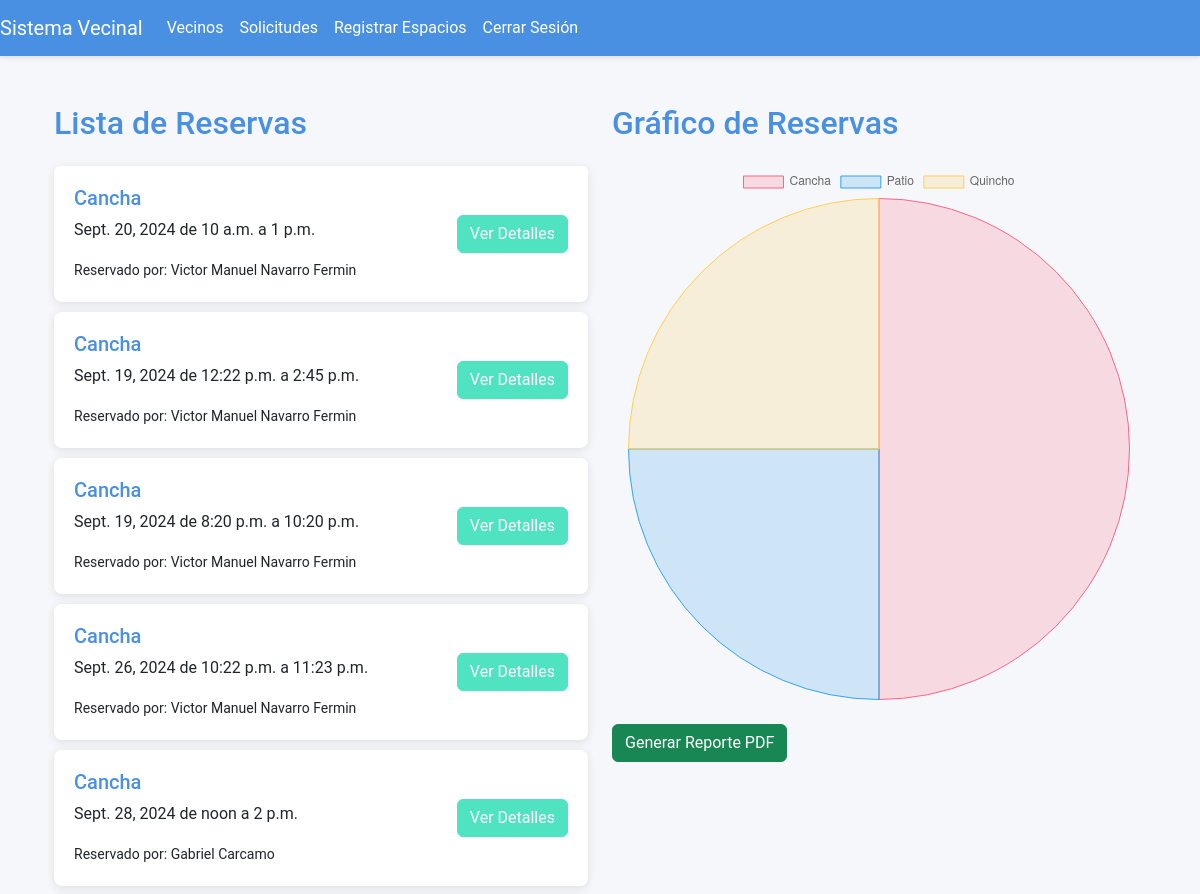
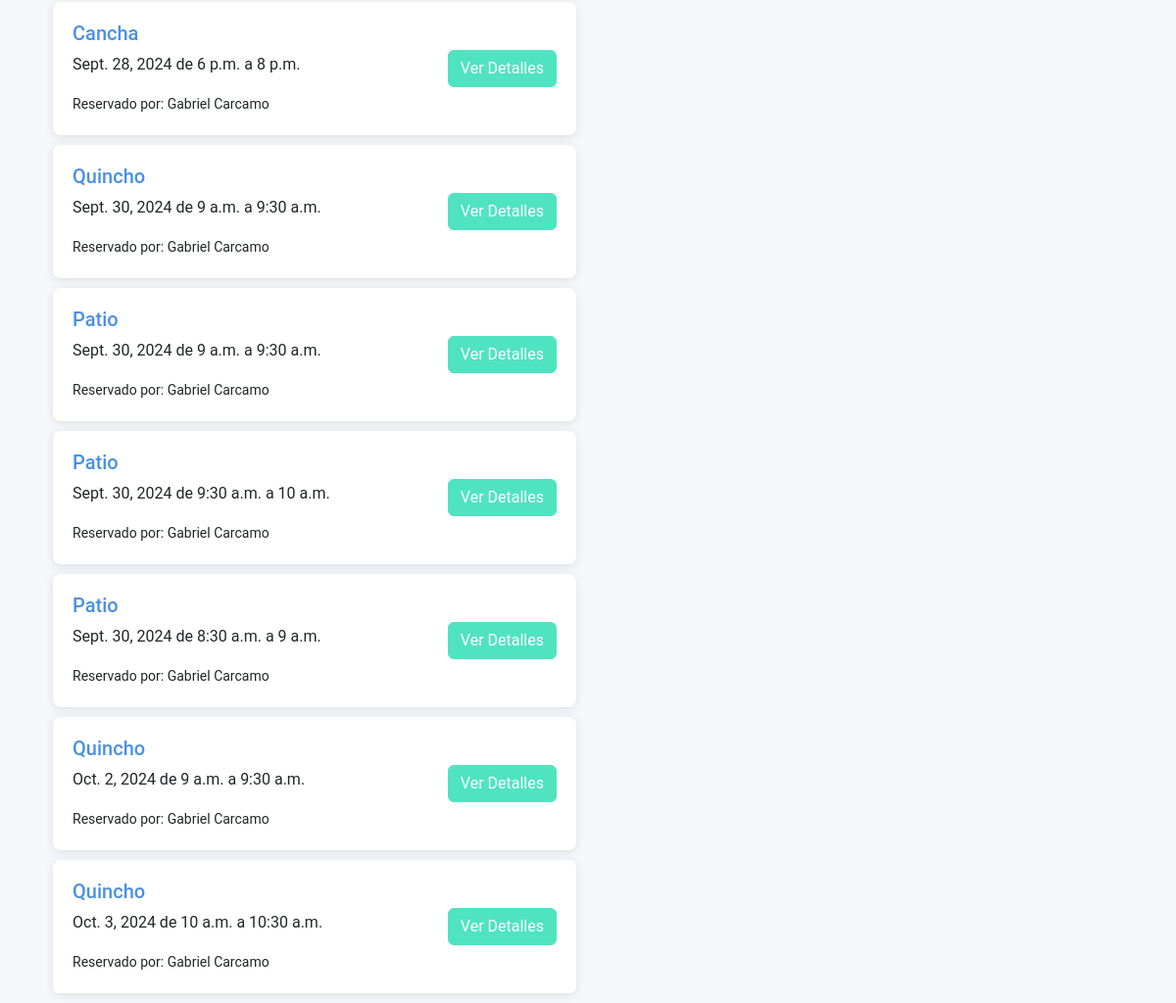
/reservas/ (signed in), run on an earlier commit of the app's database (2 pictures, top to bottom).
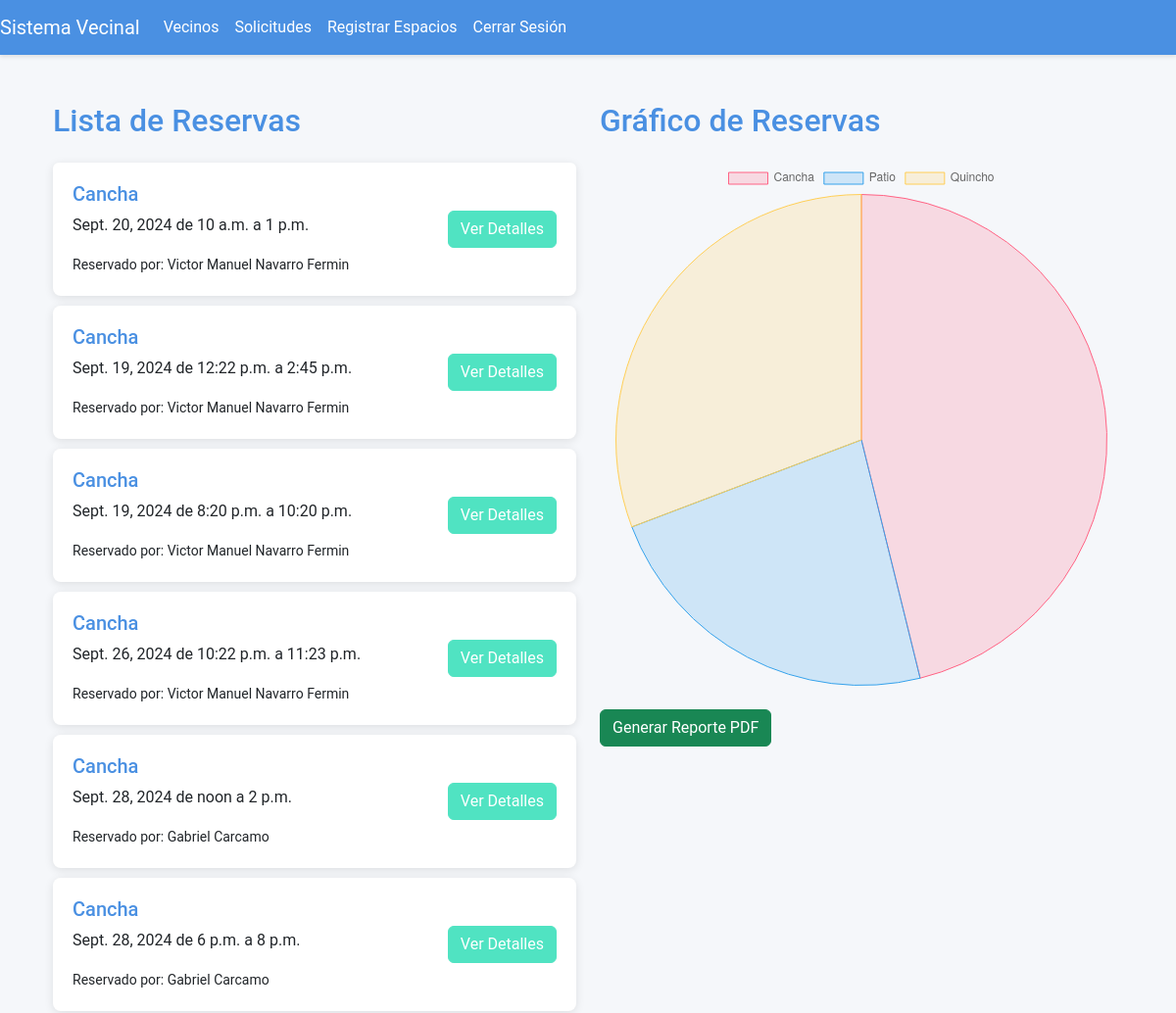
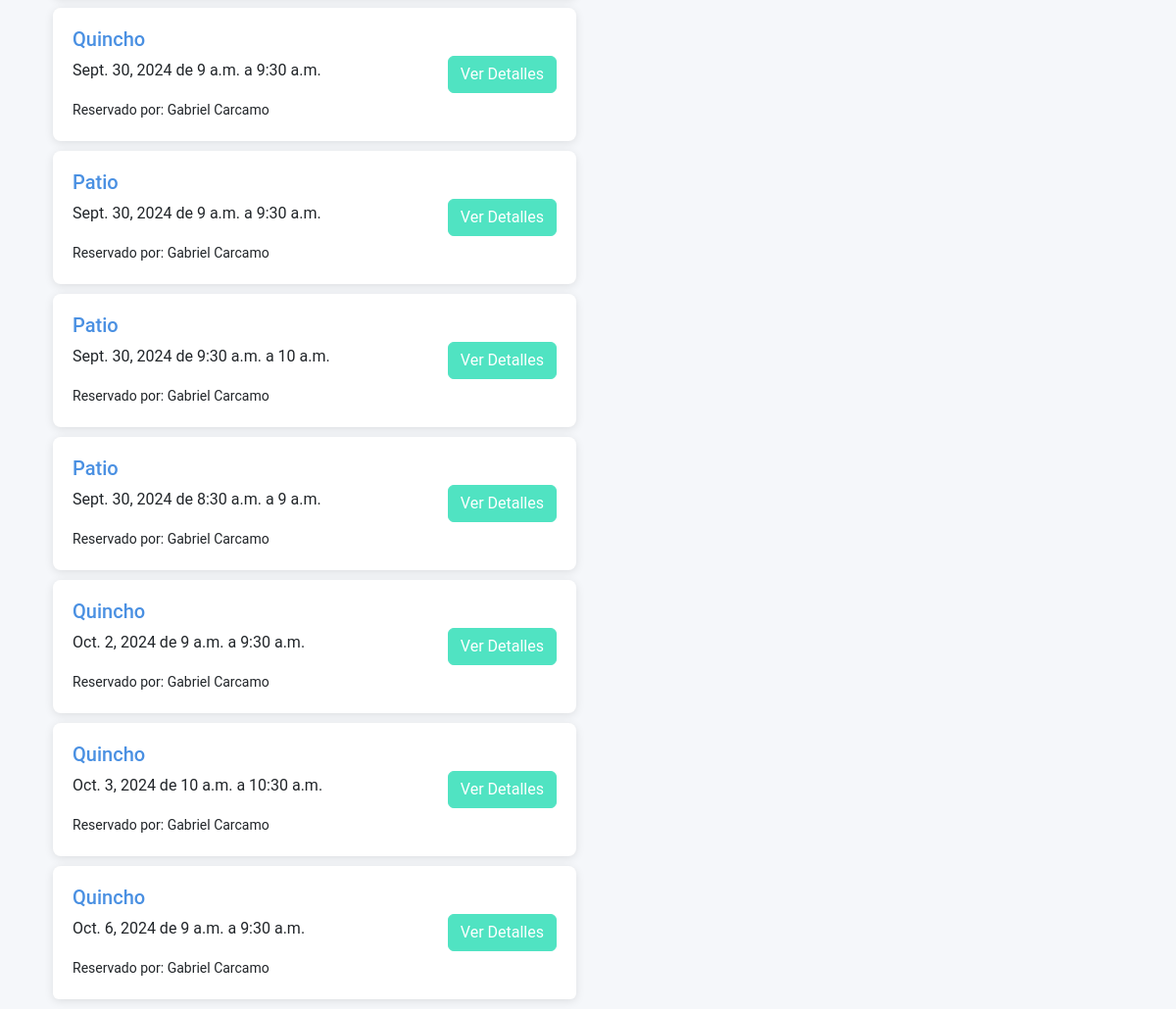
And on a later commit of the database (2 pictures, top to bottom).
### junta_vecinos/models.py (models this page shows, shortened)
class Reserva(models.Model):
    usuario = models.ForeignKey(User, on_delete=models.CASCADE)
    espacio = models.ForeignKey(Espacio, on_delete=models.CASCADE)
    fecha = models.DateField()
    hora_inicio = models.TimeField()
    hora_fin = models.TimeField()

class Espacio(models.Model):
    nombre = models.CharField(max_length=100)
    descripcion = models.TextField()
    capacidad = models.IntegerField()
    foto = models.ImageField(upload_to='espacios/', null=True, blank=True)
    ubicacion = models.CharField(max_length=200, default='Ubicación no disponible')

### junta_vecinos/views.py (the view)
# urls.py: path('reservas/', views.lista_reservas, name='lista_reservas'),
@user_passes_test(is_admin)
@login_required
def lista_reservas(request):
    reservas = Reserva.objects.all()
    reservas_por_espacio = Reserva.objects.values('espacio__nombre').annotate(total=Count('id')).order_by('espacio__nombre')
    espacios = [reserva['espacio__nombre'] for reserva in reservas_por_espacio]
    totales = [reserva['total'] for reserva in reservas_por_espacio]
    return render(request, 'junta_vecinos/lista_reservas.html', {
        'reservas': reservas,
        'espacios': espacios,
        'totales': totales
    })

### junta_vecinos/views.py (called while the page is built)
def is_admin(user):
    return user.is_superuser  # Solo permite el acceso si el usuario es un superusuario (admin)

### junta_vecinos/templates/junta_vecinos/lista_reservas.html (shortened to what this page needs)
{% extends 'junta_vecinos/base.html' %}
{% block content %}
<div class="container mt-5">
    <div class="row">
        <div class="col-md-6">
            <h2 class="mb-4">Lista de Reservas</h2>
            <ul class="list-group">
                {% for reserva in reservas %}
                <li class="list-group-item d-flex justify-content-between align-items-center">
                    <div>
                        <h5>{{ reserva.espacio.nombre }}</h5>
                        <p>{{ reserva.fecha }} de {{ reserva.hora_inicio }} a {{ reserva.hora_fin }}</p>
                        <small>Reservado por: {{ reserva.usuario.first_name }} {{ reserva.usuario.last_name }}</small>
                    </div>
                    <a href="#" class="btn btn-primary">Ver Detalles</a>
                </li>
                {% endfor %}
            </ul>
        </div>
        <div class="col-md-6">
            <h2 class="mb-4">Gráfico de Reservas</h2>
            <canvas id="reservasChart"></canvas>
            <button class="btn btn-success mt-4" onclick="window.location.href='{% url 'generar_reporte_pdf' %}'">Generar Reporte PDF</button>
        </div>
    </div>
</div>
<script>
    // Obtener los datos del backend
    var espacios = {{ espacios|safe }};
    var totales = {{ totales|safe }};
    // Configurar y crear el gráfico de torta
    var ctx = document.getElementById('reservasChart').getContext('2d');
    var reservasChart = new Chart(ctx, {
        type: 'pie',  // Cambiar el tipo de gráfico a 'pie' para gráfico de torta
        data: {
            labels: espacios,  // Los nombres de los espacios
            datasets: [{
                label: 'Reservas por Espacio',
                data: totales,  // Cantidad de reservas por cada espacio
                backgroundColor: [
                    'rgba(255, 99, 132, 0.2)',
                    'rgba(54, 162, 235, 0.2)',
                    'rgba(255, 206, 86, 0.2)',
                    'rgba(75, 192, 192, 0.2)',
                    'rgba(153, 102, 255, 0.2)',
                    'rgba(255, 159, 64, 0.2)'
                ],
                borderColor: [
                    'rgba(255, 99, 132, 1)',
                    'rgba(54, 162, 235, 1)',
                    'rgba(255, 206, 86, 1)',
                    'rgba(75, 192, 192, 1)',
                    'rgba(153, 102, 255, 1)',
                    'rgba(255, 159, 64, 1)'
                ],
                borderWidth: 1
            }]
        },
        options: {
            responsive: true,
            plugins: {
                legend: {
                    position: 'top',
                },
                tooltip: {
                    callbacks: {
                        label: function(tooltipItem) {
                            return espacios[tooltipItem.dataIndex] + ': ' + totales[tooltipItem.dataIndex] + ' reservas';
                        }
                    }
                }
            }
        }
    });
    // Función para generar un reporte (puedes implementar la lógica en el backend)
    function generarReporte() {
        alert('Generar reporte aún no implementado.');
    }
</script>
{% endblock %}

What changed in the data, as far as the page shows it:
added Reserva: espacio.nombre "Quincho", fecha "Oct. 6, 2024", hora_inicio "9 a.m.", hora_fin "9:30 a.m.", usuario.first_name "Gabriel", usuario.last_name "Carcamo"
Also different on the page:
chart data {{ totales|safe }}: [6, 3, 3] → [6, 3, 4]
